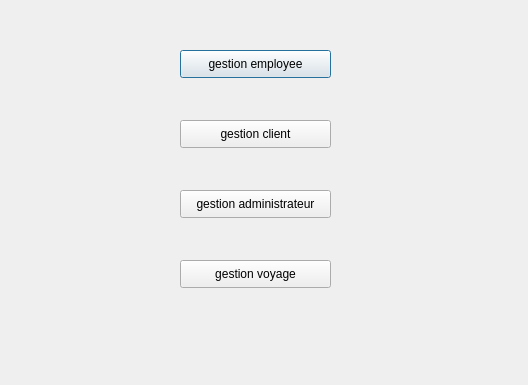
<?xml version="1.0" encoding="UTF-8"?>
<ui version="4.0">
 <class>MYDialog</class>
 <widget class="QDialog" name="MYDialog">
  <property name="geometry">
   <rect>
    <x>0</x>
    <y>0</y>
    <width>528</width>
    <height>385</height>
   </rect>
  </property>
  <property name="windowTitle">
   <string>Dialog</string>
  </property>
  <widget class="QPushButton" name="pushButton">
   <property name="geometry">
    <rect>
     <x>180</x>
     <y>50</y>
     <width>151</width>
     <height>28</height>
    </rect>
   </property>
   <property name="text">
    <string>gestion employee</string>
   </property>
  </widget>
  <widget class="QPushButton" name="pushButton_2">
   <property name="geometry">
    <rect>
     <x>180</x>
     <y>120</y>
     <width>151</width>
     <height>28</height>
    </rect>
   </property>
   <property name="text">
    <string>gestion client</string>
   </property>
  </widget>
  <widget class="QPushButton" name="pushButton_3">
   <property name="geometry">
    <rect>
     <x>180</x>
     <y>190</y>
     <width>151</width>
     <height>28</height>
    </rect>
   </property>
   <property name="text">
    <string>gestion administrateur</string>
   </property>
  </widget>
  <widget class="QPushButton" name="pushButton_4">
   <property name="geometry">
    <rect>
     <x>180</x>
     <y>260</y>
     <width>151</width>
     <height>28</height>
    </rect>
   </property>
   <property name="text">
    <string>gestion voyage</string>
   </property>
  </widget>
 </widget>
 <resources/>
 <connections/>
</ui>
